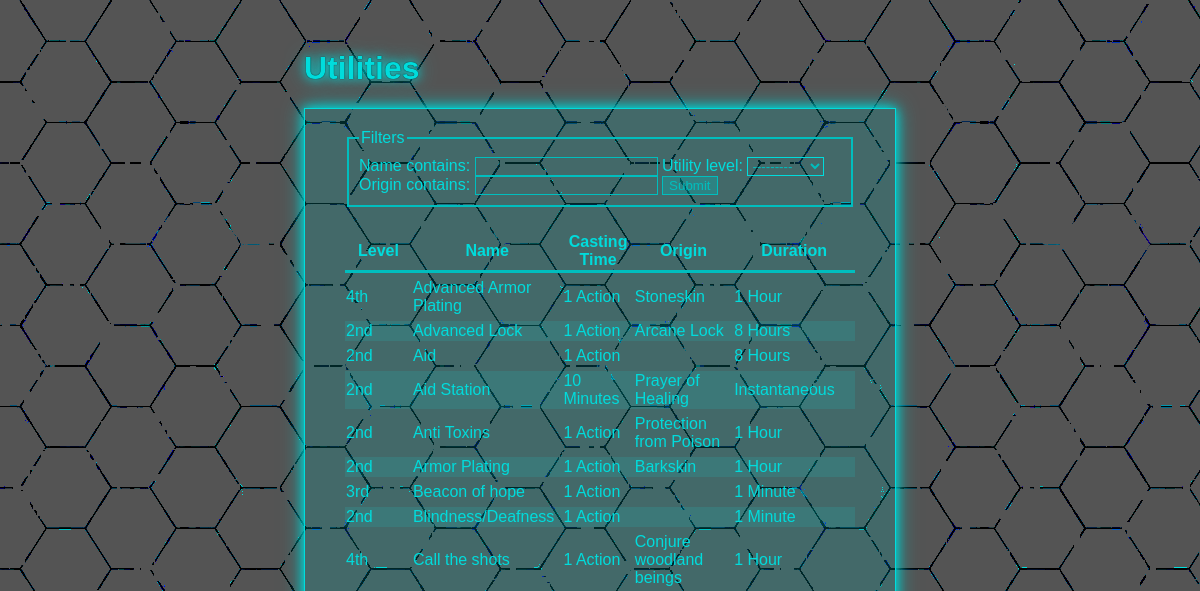
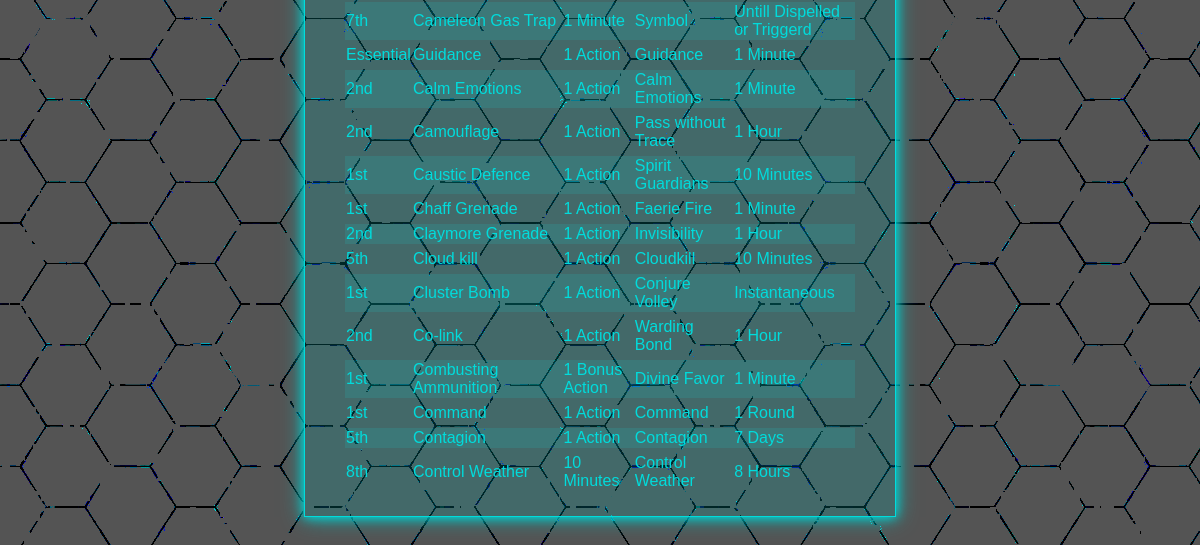
The page /utilities/ on the database as committed earlier (2 pictures, top to bottom).
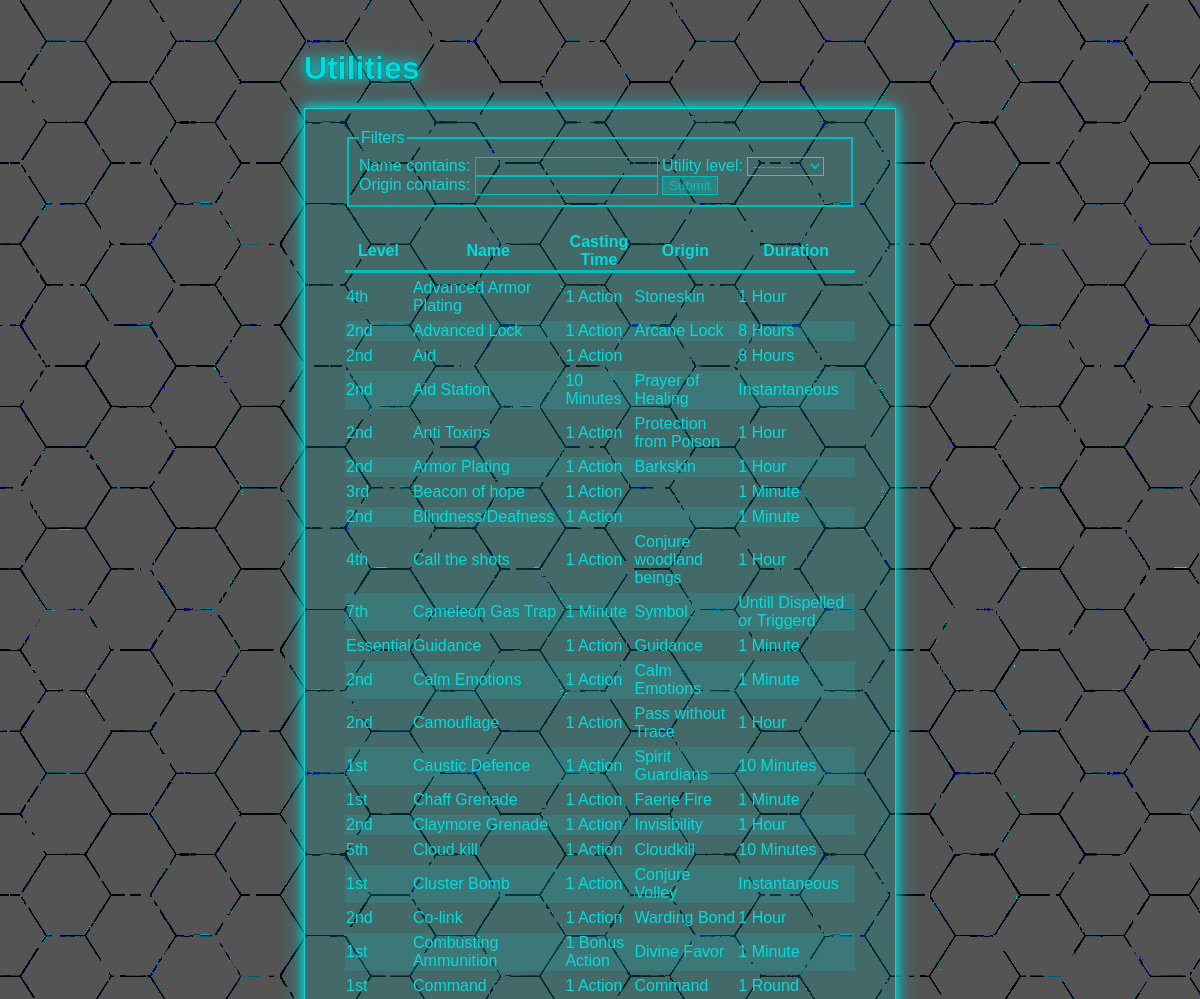
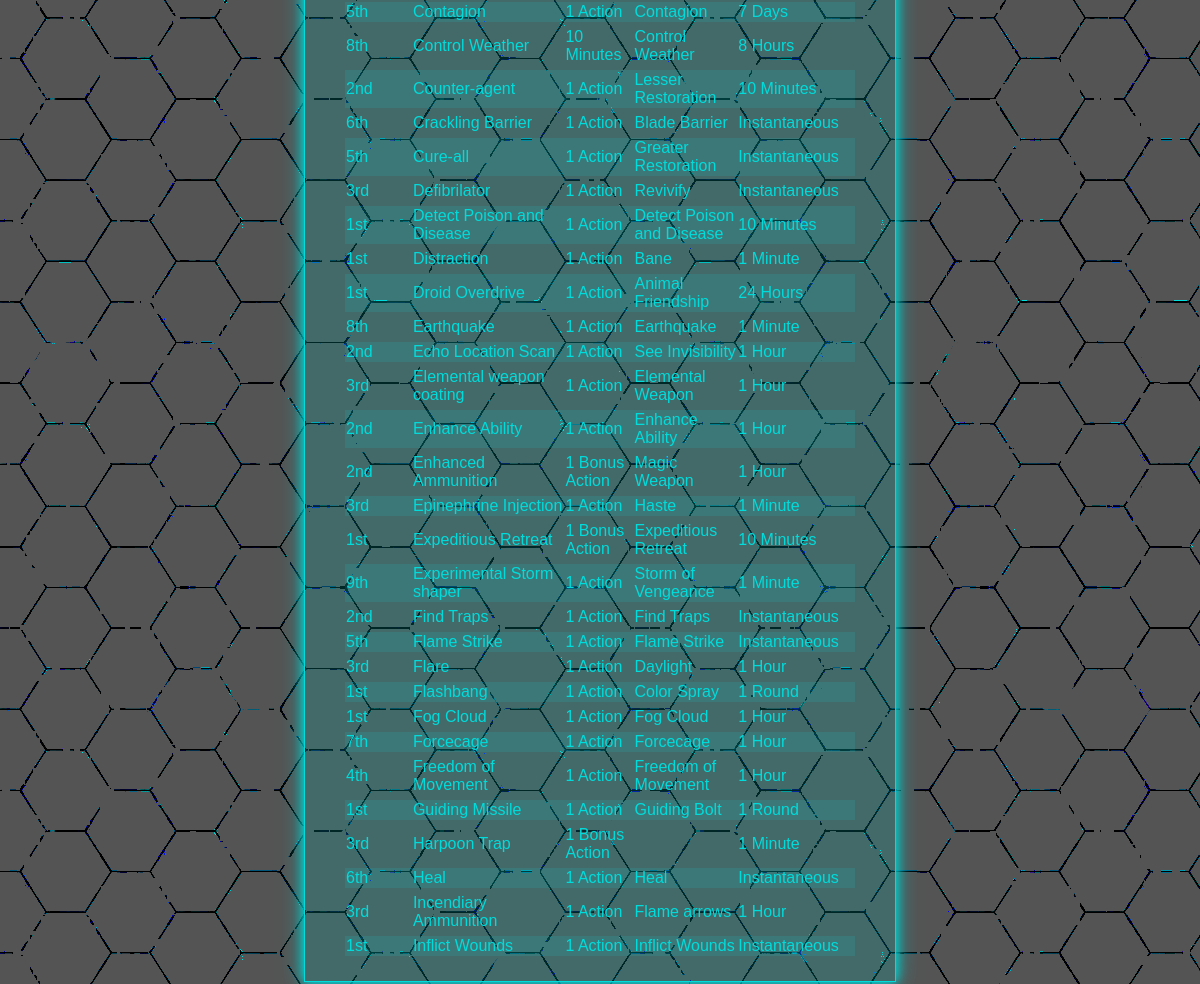
The same page on the database as committed later (2 pictures, top to bottom).
### utilities/models.py (models this page shows, shortened)
class Utility(models.Model):
    name = models.CharField(max_length=50, unique=True)
    description = RichTextField(blank=True)
    at_higher_levels = RichTextField(blank=True)
    ritual = models.BooleanField(default=False)
    utility_level = models.ForeignKey(
        UtilityLevel, models.SET_DEFAULT, default=0)
    casting_time_unit = models.ForeignKey(
        UtilityCastingTimeUnit, models.SET_DEFAULT, default=1)
    casting_time_quantity = models.IntegerField(null=True, default=1)
    reaction_casting_description = models.TextField(blank=True)
    components = models.ManyToManyField(UtilityComponent, blank=True)
    material_components = models.TextField(blank=True)
    range_type = models.ForeignKey(RangeType, models.SET_NULL, null=True)
    range_distance = models.IntegerField(null=True, default=0)
    range_unit = models.ForeignKey(RangeUnit, related_name='untility_range', on_delete=models.SET_NULL, null=True, blank=True)
    aoe = models.ForeignKey(AreaType, on_delete=models.SET_NULL, null=True, blank=True)
    aoe_unit = models.ForeignKey(RangeUnit, related_name='untility_aoe', on_delete=models.SET_NULL, null=True, blank=True)
    aoe_unit_quantity = models.IntegerField(null=True, blank=True)
    duration_type = models.ForeignKey(DurationType, models.SET_NULL, null=True)
    duration_time_unit = models.ForeignKey(
        DurationTimeUnit, on_delete=models.SET_NULL, null=True, blank=True)
    duration_quantity = models.IntegerField(null=True, blank=True)
    origin = models.CharField(max_length=25, blank=True)
    origin_link = models.URLField(blank=True)
    class Meta:
        verbose_name_plural = 'Utilities'

class UtilityLevel(models.Model):
    id = models.IntegerField(primary_key=True)
    level = models.CharField(max_length=10)
    def __str__(self):
        return self.level

class UtilityCastingTimeUnit(models.Model):
    unit = models.CharField(max_length=15)
    def __str__(self):
        return self.unit

class DurationTimeUnit(models.Model):
    unit = models.CharField(max_length=10)
    abbreviation = models.CharField(max_length=10, blank=True, null=True)
    def __str__(self):
        return self.unit

class DurationType(models.Model):
    type = models.CharField(max_length=30)
    def __str__(self):
        return self.type

### utilities/views.py (the view)
# urls.py: path('', views.utility_list, name='utility_list'),
def utility_list(request):
    utilities = Utility.objects.all()
    utilities_filter = UtilityFilter(request.GET, queryset=utilities)
    context = {
        'utilities_filter': utilities_filter
    }
    return render(request, "utilities/utility_list.html", context)

### utilities/templates/utilities/utility_list.html
{% extends 'utilities/base.html' %}
{% block 'header' %}
<h1>Utilities</h1>
{% endblock 'header' %}
{% block 'content' %}
<div>
  <form method="get">
    <fieldset>
      <legend>Filters</legend>
      {{ utilities_filter.form }}
      <button>Submit</button>
    </fieldset>
  </form>
</div>
  {% if utilities_filter.qs %}
  <table class="tlink">
    <thead>
      <tr>
        <th>Level</th>
        <th>Name</th>
        <th class="sm">Casting Time</th>
        <th class="md">Origin</th>
        <th class="md">Duration</th>
      </tr>
    </thead>
    <tbody>
      {% for utility in utilities_filter.qs %}
      <tr class="data-href" onclick="javascript:window.location.href=`{% url 'detail' utility.id %}`; return false;">
        <td>{{ utility.utility_level }}</td>
        <td>{{ utility.name }}</td>
        <td class="sm">{{ utility.casting_time_quantity }} {{ utility.casting_time_unit }}{% if utility.casting_time_quantity > 1 %}s{% endif %}</td>
        <td class="md">{{ utility.origin }}</td>
        {% if utility.duration_type.type == "Time" or utility.duration_type.type == "Consentration" %}
        <td class="md">{{ utility.duration_quantity }} {{ utility.duration_time_unit }}{% if utility.duration_quantity > 1 %}s{% endif %}</td>
        {% else %}
        <td class="md">{{ utility.duration_type }}</td>
        {% endif %}
      </tr>
      {% endfor %}
    </tbody>
  </table>
  {% else %}
  <p>No utility found.</p>
  {% endif %}
{% endblock 'content' %}

### utilities/templates/utilities/base.html (shortened to what this page needs)
<!DOCTYPE html>
<html lang="en">
<head>
    {% load static %}
    <link rel="stylesheet" href="{% static 'utilities/style.css' %}">
</head>
<body>
    <div class="container">
        {% block 'header' %}{% endblock %}
        <div class="content">
            {% block 'content' %}{% endblock %}
        </div>
    </div>
</body>
</html>

### utilities/static/utilities/style.css (style rules this page uses)
:root { --color-white: rgba(255,255,255,1); --color-Damn-Light: rgba(0,220,220,1); --color-Light: rgba(0,190,190,1); --color-Dark: rgba(60,60,60,1); --color-Black: rgba(33,33,33,1); --font-Size: 18px; }
body { background-image: url("hexgrid_gray_hex_effect.png"); background-attachment: fixed; font-family: 'Rajdhani', sans-serif; }
h1 { text-shadow: 0 0 1px black, 0 0 10px var(--color-Damn-Light), 0 0 20px var(--color-Light); }
.container { position: relative; margin: 50px auto; padding: 0; color: var(--color-Damn-Light); }
.container * { outline: none; }
.content { border: 1px solid var(--color-Damn-Light); background: rgba(0, 190, 190, 0.2); padding: 20px 40px; box-shadow: 0 0 10px var(--color-Damn-Light), 0 0 20px var(--color-Light); }
table { border-collapse: separate; border-spacing: 0px 5px; width: 100%; }
th { font-weight: bold; text-align: center; border-bottom: solid #00bebe; }
tbody > tr:nth-child(odd) { background: none; transition: .3s; }
tbody > tr:nth-child(even) { background: rgba(0, 255, 255, 0.1); transition: .3s; }
.data-href { cursor: pointer; }
fieldset { border: 2px solid var(--color-Light); padding: 10px; justify-content: space-between; margin-bottom: 20px; }
input[type=text] { border: 1px solid rgba(0,190,190,1); background: transparent; color: var(--color-Light); }
select { background: transparent; box-shadow: none; border: 1px solid var(--color-Damn-Light); color: var(--color-Light); }
button { overflow: hidden; position: relative; border: 1px solid var(--color-Light); background: rgba(0,190,190,0.3); color: var(--color-Light); }
@media only screen and (min-width: 600px) { .container { width: 75%; } }
@media only screen and (min-width: 1200px) { .container { width: 50%; } }

Rows that differ between the two databases and show on the page:
added Utility: utility_level "2nd", name "Counter-agent", casting_time_quantity "1", casting_time_unit "Action", origin "Lesser Restoration", duration_quantity "10", duration_time_unit "Minute"
added Utility: utility_level "6th", name "Crackling Barrier", casting_time_quantity "1", casting_time_unit "Action", origin "Blade Barrier", duration_type "Instantaneous"
added Utility: utility_level "5th", name "Cure-all", casting_time_quantity "1", casting_time_unit "Action", origin "Greater Restoration", duration_type "Instantaneous"
added Utility: utility_level "3rd", name "Defibrilator", casting_time_quantity "1", casting_time_unit "Action", origin "Revivify", duration_type "Instantaneous"
added Utility: utility_level "1st", name "Detect Poison and Disease", casting_time_quantity "1", casting_time_unit "Action", origin "Detect Poison and Disease", duration_quantity "10", duration_time_unit "Minute"
added Utility: utility_level "1st", name "Distraction", casting_time_quantity "1", casting_time_unit "Action", origin "Bane", duration_quantity "1", duration_time_unit "Minute"
added Utility: utility_level "1st", name "Droid Overdrive", casting_time_quantity "1", casting_time_unit "Action", origin "Animal Friendship", duration_quantity "24", duration_time_unit "Hour"
added Utility: utility_level "8th", name "Earthquake", casting_time_quantity "1", casting_time_unit "Action", origin "Earthquake", duration_quantity "1", duration_time_unit "Minute"
added Utility: utility_level "2nd", name "Echo Location Scan", casting_time_quantity "1", casting_time_unit "Action", origin "See Invisibility", duration_quantity "1", duration_time_unit "Hour"
added Utility: utility_level "3rd", name "Elemental weapon coating", casting_time_quantity "1", casting_time_unit "Action", origin "Elemental Weapon", duration_quantity "1", duration_time_unit "Hour"
added Utility: utility_level "2nd", name "Enhance Ability", casting_time_quantity "1", casting_time_unit "Action", origin "Enhance Ability", duration_quantity "1", duration_time_unit "Hour"
added Utility: utility_level "2nd", name "Enhanced Ammunition", casting_time_quantity "1", casting_time_unit "Bonus Action", origin "Magic Weapon", duration_quantity "1", duration_time_unit "Hour"
added Utility: utility_level "3rd", name "Epinephrine Injection", casting_time_quantity "1", casting_time_unit "Action", origin "Haste", duration_quantity "1", duration_time_unit "Minute"
added Utility: utility_level "1st", name "Expeditious Retreat", casting_time_quantity "1", casting_time_unit "Bonus Action", origin "Expeditious Retreat", duration_quantity "10", duration_time_unit "Minute"
added Utility: utility_level "9th", name "Experimental Storm shaper", casting_time_quantity "1", casting_time_unit "Action", origin "Storm of Vengeance", duration_quantity "1", duration_time_unit "Minute"
added Utility: utility_level "2nd", name "Find Traps", casting_time_quantity "1", casting_time_unit "Action", origin "Find Traps", duration_type "Instantaneous"
added Utility: utility_level "5th", name "Flame Strike", casting_time_quantity "1", casting_time_unit "Action", origin "Flame Strike", duration_type "Instantaneous"
added Utility: utility_level "3rd", name "Flare", casting_time_quantity "1", casting_time_unit "Action", origin "Daylight", duration_quantity "1", duration_time_unit "Hour"
added Utility: utility_level "1st", name "Flashbang", casting_time_quantity "1", casting_time_unit "Action", origin "Color Spray", duration_quantity "1", duration_time_unit "Round"
added Utility: utility_level "1st", name "Fog Cloud", casting_time_quantity "1", casting_time_unit "Action", origin "Fog Cloud", duration_quantity "1", duration_time_unit "Hour"
added Utility: utility_level "7th", name "Forcecage", casting_time_quantity "1", casting_time_unit "Action", origin "Forcecage", duration_quantity "1", duration_time_unit "Hour"
added Utility: utility_level "4th", name "Freedom of Movement", casting_time_quantity "1", casting_time_unit "Action", origin "Freedom of Movement", duration_quantity "1", duration_time_unit "Hour"
added Utility: utility_level "1st", name "Guiding Missile", casting_time_quantity "1", casting_time_unit "Action", origin "Guiding Bolt", duration_quantity "1", duration_time_unit "Round"
added Utility: utility_level "3rd", name "Harpoon Trap", casting_time_quantity "1", casting_time_unit "Bonus Action", duration_quantity "1", duration_time_unit "Minute"
added Utility: utility_level "6th", name "Heal", casting_time_quantity "1", casting_time_unit "Action", origin "Heal", duration_type "Instantaneous"
added Utility: utility_level "3rd", name "Incendiary Ammunition", casting_time_quantity "1", casting_time_unit "Action", origin "Flame arrows", duration_quantity "1", duration_time_unit "Hour"
added Utility: utility_level "1st", name "Inflict Wounds", casting_time_quantity "1", casting_time_unit "Action", origin "Inflict Wounds", duration_type "Instantaneous"
